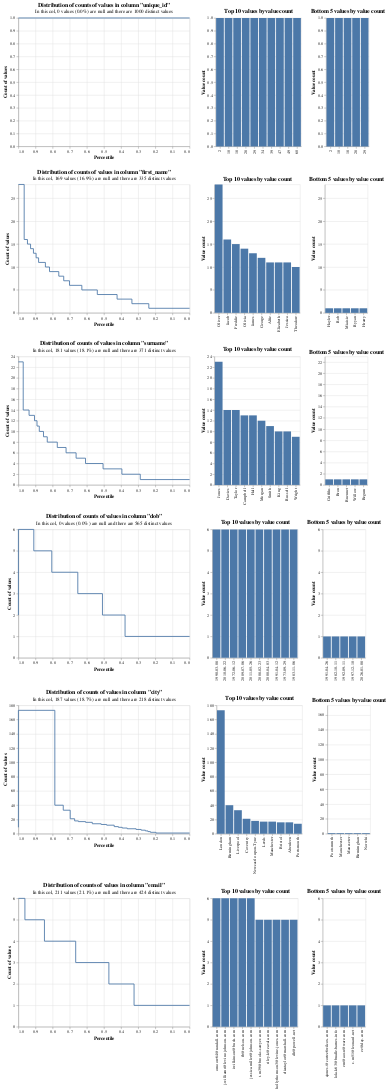

Notebook cell for this chart:
### Markdown cell above
# EDA of data

### Code cell
from splink.exploratory import profile_columns
profile_columns(df, db_api=DuckDBAPI(), top_n=10, bottom_n=5)
